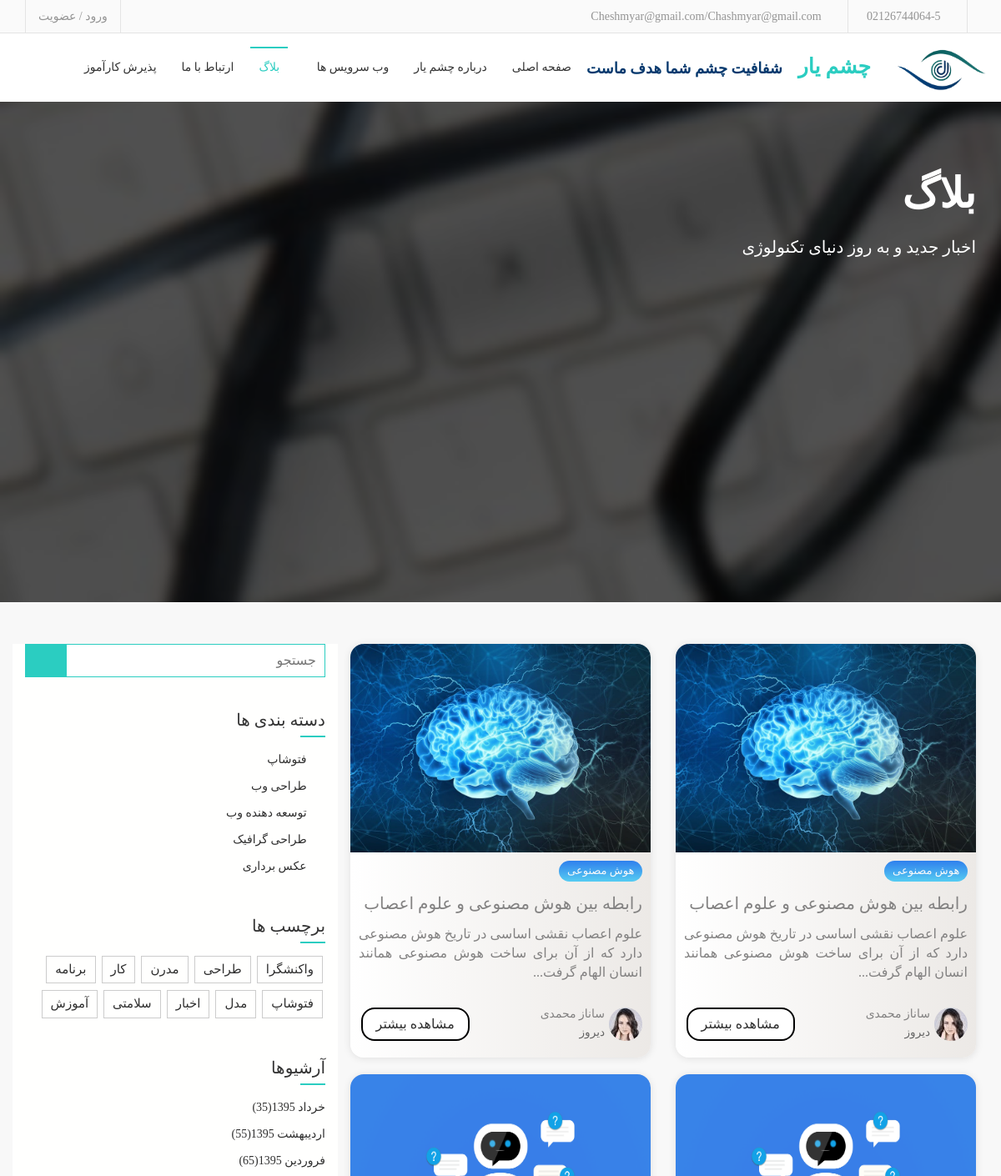
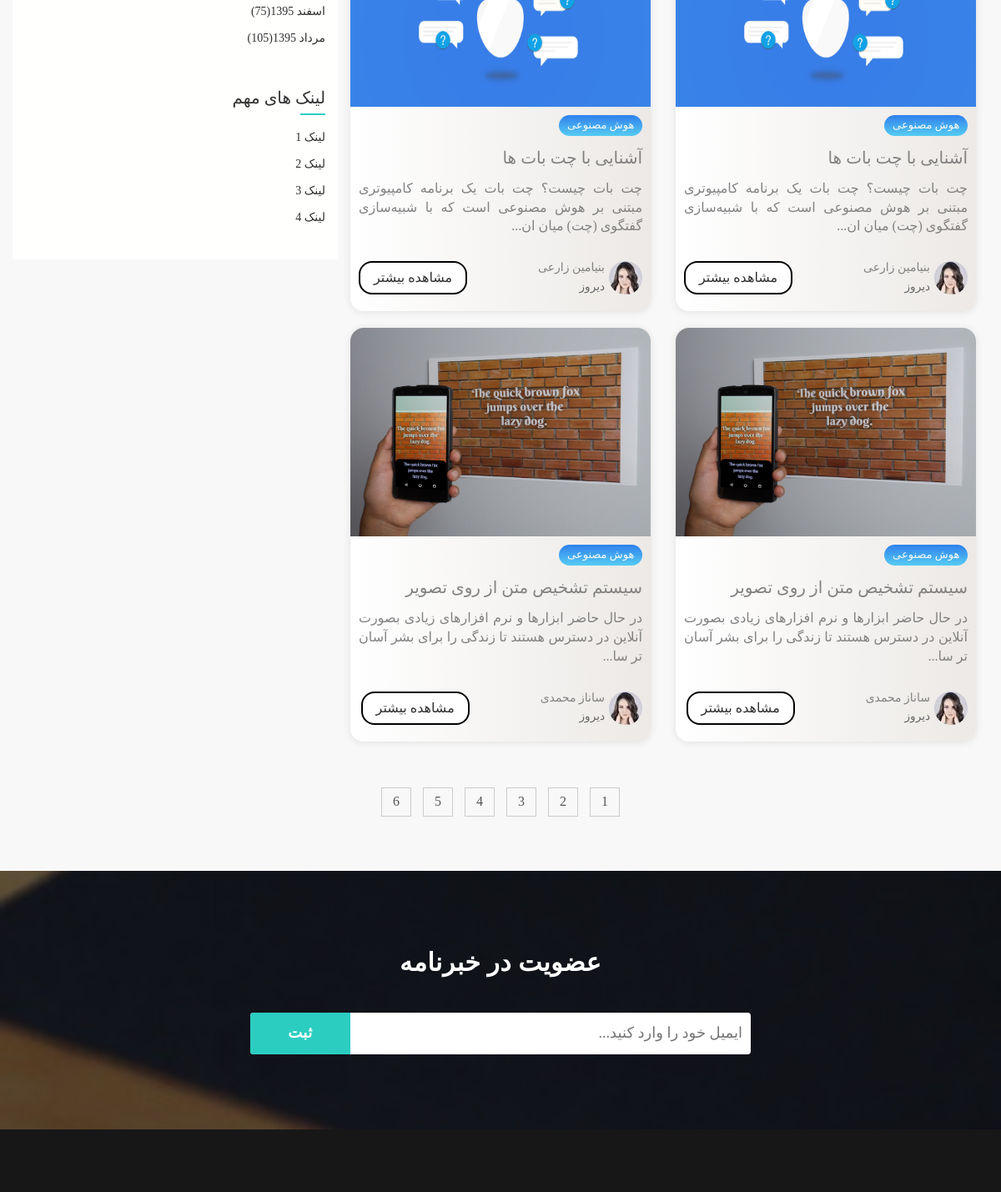
Screenshot of /blog/ with the database file from the repository (2 pictures, top to bottom).
### blog/models.py (models this page shows, shortened)
class Post(models.Model):
    title = models.CharField(max_length=200)
    author = models.CharField(max_length=200)
    date = models.DateField()
    text = models.TextField()
    photo = models.ImageField(upload_to="photos/")

### blog/views.py (the view)
# urls.py: 2. Add a URL to urlpatterns:  path('blog/', include('blog.urls'))
def blog(request):
    posts = Post.objects.all()
    context = {
        'posts': posts
    }
    return render(request, 'blog/blog.html', context)

### templates/blog/blog.html (shortened to what this page needs)
{% load static %}
<!DOCTYPE html>
<html lang="fa_IR">
  <head>
    <link href="{% static 'css/font-awesome.css' %}" rel="stylesheet">
    <link href="{% static 'css/bootstrap.css' %}" rel="stylesheet">
    <link rel="stylesheet" type="text/css" href="{% static 'css/slick.css' %}"/>
    <link rel="stylesheet" href="{% static 'css/jquery.fancybox.css' %}" type="text/css" media="screen" />
    <link rel="stylesheet" type="text/css" href="{% static 'css/animate.css' %}"/>
    <link rel="stylesheet" type="text/css" href="{% static 'css/bootstrap-progressbar-3.3.4.css' %}"/>
    <link id="switcher" href="{% static 'css/theme-color/default-theme.css' %}" rel="stylesheet">
    <link href="{% static 'css/style.css' %}" rel="stylesheet">
      <link href="{% static 'Blog/blog-style.css' %}" rel="stylesheet">
    <link rel="stylesheet" type="text/css" href="{% static 'css/font.css' %}"/>
  </head>
  <body>
  <header id="header">
    <div class="header-bottom">
      <div class="container">
        <div class="row">
          <div class="col-md-6 col-sm-6 col-xs-6">
            <div class="header-contact">
              <ul>
                <li>
                  <div class="phone">
                    <i class="fa fa-phone"></i>
                    02126744064-5
                  </div>
                </li>
                <li>
                  <div class="mail">
                    <i class="fa fa-envelope"></i>
                    Cheshmyar@gmail.com/Chashmyar@gmail.com
                  </div>
                </li>
              </ul>
            </div>
          </div>
          <div class="col-md-6 col-sm-6 col-xs-6">
            <div class="header-login">
              <a class="login modal-form" data-target="#login-form" data-toggle="modal" href="#">ورود / عضویت</a>
            </div>
          </div>
        </div>
      </div>
    </div>
  </header>
  <section id="menu-area">
    <nav class="navbar navbar-default" role="navigation">
        <div class="navbar-header">
            <a class="navbar-brand" href="{% url 'pages' %}" style="margin-top: 0;"><img style="margin-top: 0;" src="{% static 'images/Cheshmyar/logo2.png' %}" alt="logo" height="55" width="110"></a>
          <a class="navbar-brand" href="{% url 'pages' %}">چشم یار
              &ensp;<span style="color: rgb(6,57,110); font-size: large;">شفافیت چشم شما هدف ماست</span>
          </a>
        </div>
        <div id="navbar" class="navbar-collapse collapse">
          <ul id="top-menu" class="nav navbar-nav navbar-right main-nav">
            <li><a href="{% url 'pages' %}">صفحه اصلی</a></li>
            <li><a href="{% url 'about-us' %}">درباره چشم یار</a></li>
            <li class="dropdown">
              <a href="#" class="dropdown-toggle" data-toggle="dropdown">وب سرویس ها <span class="fa fa-angle-down"></span></a>
            </li>
            <li class="active"><a href="{% url 'blog' %}">بلاگ</a></li>
            <li><a href="{% url 'contact' %}">ارتباط با ما</a></li>
            <li><a href="{% url 'intern' %}">پذیرش کارآموز</a></li>
          </ul>
            <a href="#" id="search-icon">
                <i class="fa fa-search">
                </i>
            </a>
        </div>
    </nav>
  </section>
  <section id="single-page-header-blog">
    <div class="overlay-blog">
      <div class="container">
        <div class="row">
          <div class="col-md-6 col-sm-6 col-xs-12">
            <div class="single-page-header-left">
              <h2>بلاگ</h2>
              <p>اخبار جدید و به روز دنیای تکنولوژی</p>
            </div>
          </div>
        </div>
      </div>
    </div>
  </section>
  <section id="blog-archive">
    <div class="container">
      <div class="row">
        <div class="col-md-12">
          <div class="blog-archive-area">
            <div class="row">
              <div class="col-md-4">
                  {% for post in posts %}
                <div class="card">
                  <div class="card__header">
                    <img src="{{ post.photo.url }}" alt="card__image" class="card__image" width="600">
                  </div>
                  <div class="card__body">
                    <span class="blog-tag tag-blue">هوش مصنوعی</span>
                    <h4>{{ post.title }}</h4>
                    <p style="text-align: justify">{{ post.text|slice:":100" }}...</p>
                  </div>
                  <div class="card__footer">
                    <div class="user">
                      <img src="{% static 'Blog/40.jfif' %}" alt="user__image" class="user__image">
                      <div class="user__info">
                        <h5>{{ post.author }}</h5>
                        <small>دیروز</small>
                      </div>
                      <button id="more-card-btn"><a href="{% url 'blog-single' post_title=post.title %}">مشاهده بیشتر</a></button>
                    </div>
                  </div>
                </div>
                  {% endfor %}
              </div>
              <div class="col-md-4">
                    {% for post in posts %}
                <div class="card">
                  <div class="card__header">
                    <img src="{{ post.photo.url }}" alt="card__image" class="card__image" width="600">
                  </div>
                  <div class="card__body">
                    <span class="blog-tag tag-blue">هوش مصنوعی</span>
                    <h4>{{ post.title }}</h4>
                    <p style="text-align: justify">{{ post.text|slice:":100" }}...</p>
                  </div>
                  <div class="card__footer">
                    <div class="user">
                      <img src="{% static 'Blog/40.jfif' %}" alt="user__image" class="user__image">
                      <div class="user__info">
                        <h5>{{ post.author }}</h5>
                        <small>دیروز</small>
                      </div>
                      <button id="more-card-btn"><a href="{% url 'blog-single' post_title=post.title %}">مشاهده بیشتر</a></button>
                    </div>
                  </div>
                </div>
                  {% endfor %}
              </div>
              <div style="background-color: #fffffe" class="col-md-4">
                <aside class="blog-side-bar">
                  <div class="sidebar-widget">
                    <form>
                      <div class="search-group">
                        <button type="button" class="blog-search-btn"><span class="fa fa-search"></span></button>
                        <input type="search" placeholder="جستجو">
                      </div>
                    </form>
                  </div>
                  <div class="sidebar-widget">
                    <h4 class="widget-title">دسته بندی ها</h4>
                    <ul class="widget-catg">
                      <li><a href="#">فتوشاپ</a></li>
                      <li><a href="#">طراحی وب</a></li>
                      <li><a href="#">توسعه دهنده وب</a></li>
                      <li><a href="#">طراحی گرافیک</a></li>
                      <li><a href="#">عکس برداری</a></li>
                    </ul>
                  </div>
                  <div class="sidebar-widget">
                    <h4 class="widget-title">برچسب ها</h4>
                    <div class="tag-cloud">
                      <a href="#">واکنشگرا</a>
                      <a href="#">طراحی</a>
                      <a href="#">مدرن</a>
                      <a href="#">کار</a>
                      <a href="#">برنامه</a>
                      <a href="#">فتوشاپ</a>
                      <a href="#">مدل</a>
                      <a href="#">اخبار</a>
                      <a href="#">سلامتی</a>
                      <a href="#">آموزش</a>
                    </div>
                  </div>
                  <div class="sidebar-widget">
                    <h4 class="widget-title">آرشیوها</h4>
                    <ul class="widget-archive">
                      <li><a href="#">خرداد 1395<span>(35)</span></a></li>
                      <li><a href="#">اردیبهشت 1395<span>(55)</span></a></li>
                      <li><a href="#">فروردین 1395<span>(65)</span></a></li>
                      <li><a href="#">اسفند 1395<span>(75)</span></a></li>
                      <li><a href="#">مرداد 1395<span>(105)</span></a></li>
                    </ul>
                  </div>
                  <div class="sidebar-widget">
                    <h4 class="widget-title">لینک های مهم</h4>
                    <ul>
                      <li><a href="#">لینک 1</a></li>
                      <li><a href="#">لینک 2</a></li>
                      <li><a href="#">لینک 3</a></li>
                      <li><a href="#">لینک 4</a></li>
                    </ul>
                  </div>
                </aside>
              </div>
            </div>
          </div>
        <div class="blog-pagination">
            <ul class="pagination-nav">
                <li><a href="#">1</a></li>
                <li><a href="#">2</a></li>
                <li><a href="#">3</a></li>
                <li><a href="#">4</a></li>
                <li><a href="#">5</a></li>
                <li><a href="#">6</a></li>
            </ul>
        </div>
        </div>
      </div>
    </div>
  </section>
  <section id="subscribe">
    <div class="subscribe-overlay">
      <div class="container">
        <div class="row">
          <div class="col-md-12">
            <div class="subscribe-area">
              <h2 class="wow fadeInUp">عضویت در خبرنامه</h2>
              <form action="" class="subscrib-form wow fadeInUp" data-wow-duration="0.5s" data-wow-delay="0.5s">
                <input type="text" placeholder="ایمیل خود را وارد کنید...">
                <button class="subscribe-btn" type="submit">ثبت</button>
              </form>
            </div>
          </div>
        </div>
      </div>
    </div>
  </section>
  <footer id="footer">
    <div class="container">
      <div class="row">
        <div class="col-md-6 col-sm-6">
        </div>
        <div class="col-md-6 col-sm-6">
          <div class="footer-right">
            <a href="{% url 'pages' %}"><i class="fa fa-facebook"></i></a>
            <a href="#"><i class="fa fa-twitter"></i></a>
            <a href="#"><i class="fa fa-google-plus"></i></a>
            <a href="#"><i class="fa fa-linkedin"></i></a>
            <a href="#"><i class="fa fa-pinterest"></i></a>
          </div>
        </div>
      </div>
    </div>
  </footer>
  </body>
</html>

### Cheshmyar/static/css/theme-color/default-theme.css (style rules this page uses)
.navbar-brand { color: #2bcdc1 !important; }
.navbar-default .navbar-nav > .active > a, .navbar-default .navbar-nav > .active > a:hover, .navbar-default .navbar-nav > .active > a:focus { color: #2bcdc1; }
.main-nav > li > a:hover::before, .navbar-default .navbar-nav > .active > a::before, .navbar-default .navbar-nav > .open > a:hover::before { background-color: #2bcdc1; }
.subscribe-btn { background-color: #2bcdc1; }
.search-group .blog-search-btn { background-color: #2bcdc1; }
.search-group input[type="search"] { border: 1px solid #2bcdc1; }
.widget-title::after { background-color: #2bcdc1; }
.widget-catg li { color: #2bcdc1; }
#search-icon { color: #2bcdc1; }

### Cheshmyar/static/Blog/blog-style.css (style rules this page uses)
.card__image { height: 250px; width: 360px; }
.card { margin-bottom: 20px; direction: rtl; display: flex; flex-direction: column; overflow: hidden; box-shadow: 0 .1rem 1rem rgba(0, 0, 0, 0.1); border-radius: 1em; background: #ECE9E6; background: linear-gradient(to right, #FFFFFF, #ECE9E6); }
.card__body { padding: 1rem; display: flex; flex-direction: column; gap: .5rem; }
.blog-tag { align-self: flex-start; padding: .25em .75em; border-radius: 1em; font-size: 1.3rem; }
.tag-blue { background: #56CCF2; background: linear-gradient(to bottom, #2F80ED, #56CCF2); color: #fafafa; }
.card__body h4 { font-size: 2rem; text-transform: capitalize; }
.card__footer { display: flex; padding: 1rem; margin-top: auto; line-height: 0.5; }
.user { display: flex; gap: .5rem; margin-bottom: 10px; }
.user__image { border-radius: 50%; }
.user__info > h5 { margin-top: 0; }
.user__info > small { color: #666; }
#more-card-btn { width: 130px; background-color: white; border: solid black 2px; border-radius: 1em; margin-right: 80px; }

### rows the page displays
Post: photo (picture), title "رابطه بین هوش مصنوعی و علوم اعصاب", text "علوم اعصاب نقشی اساسی در تاریخ هوش مصنوعی دارد که از آن برای ساخت هوش مصنوعی همانند انسان الهام گرفت", author "ساناز محمدی"
Post: photo (picture), title "آشنایی با چت بات ها", text "چت بات چیست؟ چت بات یک برنامه کامپیوتری مبتنی بر هوش مصنوعی است که با شبیه‌سازی گفتگوی (چت) میان ان", author "بنیامین زارعی"
Post: photo (picture), title "سیستم تشخیص متن از روی تصویر", text "در حال حاضر ابزارها و نرم افزارهای زیادی بصورت آنلاین در دسترس هستند تا زندگی را برای بشر آسان تر سا", author "ساناز محمدی"
